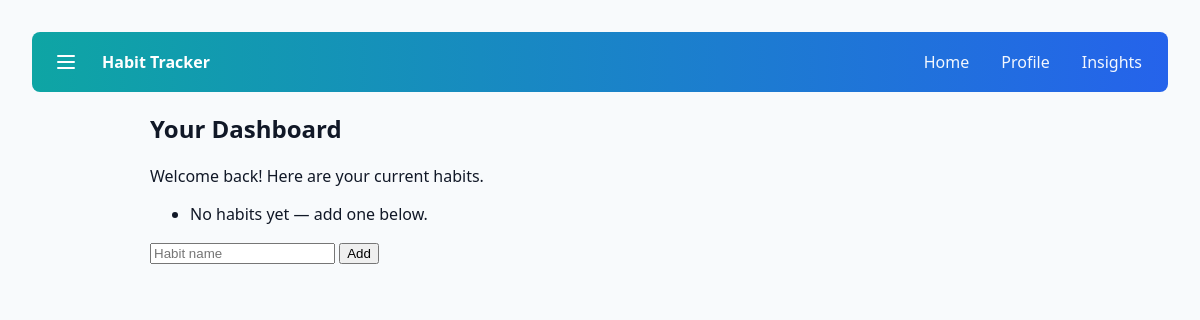
Before: / with the older database file.
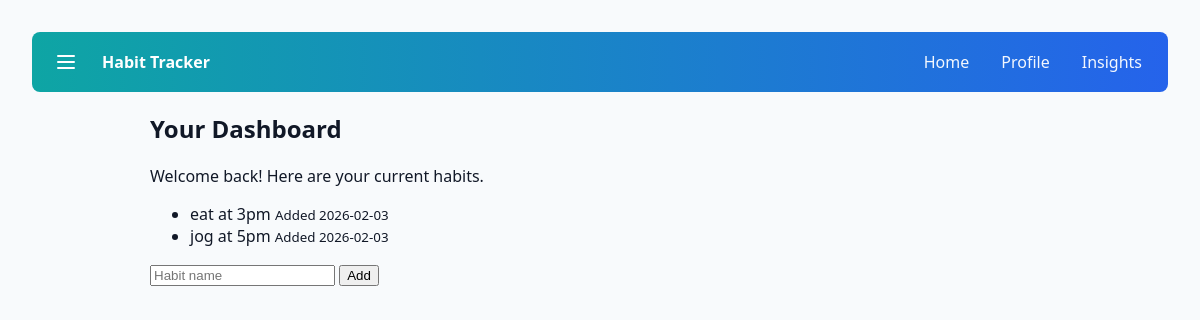
After: the same page with the newer database file.
### models.py (models this page shows)
class Habit(db.Model):
    id = db.Column(db.Integer, primary_key=True) # Unique ID for every habit
    name = db.Column(db.String(100), nullable=False) # The habit name
    created_at = db.Column(db.DateTime, default=_now_utc) # When you started it (timezone-aware)
    logs = db.relationship('HabitLog', backref='habit', lazy=True, cascade="all, delete")

### app.py (the view)
    @app.route('/')
    def index():
        habits = Habit.query.order_by(Habit.created_at.desc()).all()
        habits_json = [{'id': h.id, 'name': h.name} for h in habits]
        return render_template('index.html', habits=habits, habits_json=habits_json)

### templates/index.html
{% extends "base.html" %}
{% block content %}
  <h2>Your Dashboard</h2>
  <p>Welcome back! Here are your current habits.</p>
  <ul>
    {% for habit in habits %}
      <li>{{ habit.name }} <small>Added {{ habit.created_at.strftime('%Y-%m-%d') }}</small></li>
    {% else %}
      <li>No habits yet — add one below.</li>
    {% endfor %}
  </ul>
  <form action="/add_habit" method="post">
    <input name="name" placeholder="Habit name" required>
    <button type="submit">Add</button>
  </form>
{% endblock %}

### templates/base.html (shortened to what this page needs)
<!doctype html>
<html lang="en">
  <head>
    <link rel="stylesheet" href="{{ url_for('static', filename='css/style.css') }}">
  </head>
  <body>
    <nav class="top-nav">
      <button id="hamburger" class="hamburger" aria-label="Open navigation" aria-expanded="false">
        <svg width="24" height="24" viewBox="0 0 24 24" fill="none" aria-hidden="true"><path d="M4 6h16M4 12h16M4 18h16" stroke="#fff" stroke-width="2" stroke-linecap="round"/></svg>
      </button>
      <a href="/" class="brand">Habit Tracker</a>
      <div class="nav-actions">
        <a href="/" class="nav-link">Home</a>
        <a href="/profile" class="nav-link">Profile</a>
        <a href="/insights" class="nav-link">Insights</a>
      </div>
    </nav>
    <main style="max-width:900px; margin:20px auto; padding:0 16px;">
      {% block content %}{% endblock %}
    </main>
  </body>
</html>

### static/css/style.css (style rules this page uses)
body { font-family: system-ui, -apple-system, 'Segoe UI', Roboto, 'Helvetica Neue', Arial; margin: 2rem; background: #f8fafc; color: #111827; }
main { max-width: 40rem; margin: 0 auto; }
.top-nav { display:flex; align-items:center; gap:12px; background: linear-gradient(90deg,#0ea5a4,#2563eb); color:#fff; padding:12px 16px; border-radius:8px; }
.top-nav .brand { font-weight:700; color:#fff; text-decoration:none; }
.hamburger { background:transparent; border:0; padding:6px; margin-right:6px; display:inline-flex; align-items:center; justify-content:center; cursor:pointer; border-radius:6px; }
.nav-actions { margin-left:auto; display:flex; gap:12px; }
.nav-link { color:rgba(255,255,255,0.95); text-decoration:none; padding:6px 10px; border-radius:6px; }

Changed rows visible on the page:
added Habit: name "eat at 3pm", created_at "2026-02-03"
added Habit: name "jog at 5pm", created_at "2026-02-03"
Other visible differences:
text no longer shown: "No habits yet — add one below."
